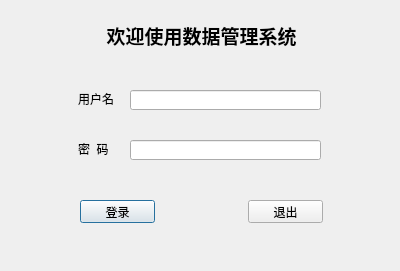
<?xml version="1.0" encoding="UTF-8"?>
<ui version="4.0">
 <class>LoginDialog</class>
 <widget class="QDialog" name="LoginDialog">
  <property name="geometry">
   <rect>
    <x>0</x>
    <y>0</y>
    <width>400</width>
    <height>271</height>
   </rect>
  </property>
  <property name="windowTitle">
   <string>Dialog</string>
  </property>
  <widget class="QLabel" name="label">
   <property name="geometry">
    <rect>
     <x>78</x>
     <y>91</y>
     <width>41</width>
     <height>16</height>
    </rect>
   </property>
   <property name="text">
    <string>用户名</string>
   </property>
  </widget>
  <widget class="QLabel" name="label_2">
   <property name="geometry">
    <rect>
     <x>78</x>
     <y>141</y>
     <width>41</width>
     <height>16</height>
    </rect>
   </property>
   <property name="text">
    <string>密  码</string>
   </property>
  </widget>
  <widget class="QLineEdit" name="userLineEdit">
   <property name="geometry">
    <rect>
     <x>130</x>
     <y>90</y>
     <width>191</width>
     <height>20</height>
    </rect>
   </property>
  </widget>
  <widget class="QLineEdit" name="pwdLineEdit">
   <property name="geometry">
    <rect>
     <x>130</x>
     <y>140</y>
     <width>191</width>
     <height>20</height>
    </rect>
   </property>
   <property name="echoMode">
    <enum>QLineEdit::Password</enum>
   </property>
  </widget>
  <widget class="QLabel" name="label_3">
   <property name="geometry">
    <rect>
     <x>91</x>
     <y>20</y>
     <width>221</width>
     <height>31</height>
    </rect>
   </property>
   <property name="font">
    <font>
     <family>Adobe Arabic</family>
     <pointsize>14</pointsize>
     <weight>75</weight>
     <bold>true</bold>
    </font>
   </property>
   <property name="text">
    <string>欢迎使用数据管理系统</string>
   </property>
   <property name="alignment">
    <set>Qt::AlignCenter</set>
   </property>
  </widget>
  <widget class="QPushButton" name="loginBtn">
   <property name="geometry">
    <rect>
     <x>80</x>
     <y>200</y>
     <width>75</width>
     <height>23</height>
    </rect>
   </property>
   <property name="text">
    <string>登录</string>
   </property>
  </widget>
  <widget class="QPushButton" name="quitBtn">
   <property name="geometry">
    <rect>
     <x>248</x>
     <y>200</y>
     <width>75</width>
     <height>23</height>
    </rect>
   </property>
   <property name="text">
    <string>退出</string>
   </property>
  </widget>
 </widget>
 <resources/>
 <connections/>
</ui>
